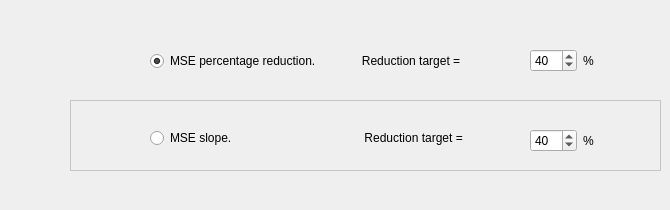
     <widget class="QWidget" name="pageElectricalConductanceMSE">
      <widget class="QWidget" name="layoutWidget">
       <property name="geometry">
        <rect>
         <x>530</x>
         <y>120</y>
         <width>72</width>
         <height>41</height>
        </rect>
       </property>
       <layout class="QHBoxLayout" name="horizontalLayout_2">
        <item>
         <widget class="QDoubleSpinBox" name="doubleMSE_slopereduction">
          <property name="decimals">
           <number>0</number>
          </property>
          <property name="singleStep">
           <double>1.000000000000000</double>
          </property>
          <property name="value">
           <double>40.000000000000000</double>
          </property>
         </widget>
        </item>
        <item>
         <widget class="QLabel" name="label_42">
          <property name="text">
           <string>%</string>
          </property>
         </widget>
        </item>
       </layout>
      </widget>
      <widget class="QWidget" name="layoutWidget">
       <property name="geometry">
        <rect>
         <x>150</x>
         <y>0</y>
         <width>378</width>
         <height>201</height>
        </rect>
       </property>
       <layout class="QVBoxLayout" name="verticalLayout">
        <item>
         <widget class="QRadioButton" name="radioButtonMSE_percentagereduction">
          <property name="text">
           <string>MSE percentage reduction.              Reduction target =</string>
          </property>
          <property name="checked">
           <bool>true</bool>
          </property>
         </widget>
        </item>
        <item>
         <widget class="QRadioButton" name="radioButtonMSE_slopereduction">
          <property name="enabled">
           <bool>true</bool>
          </property>
          <property name="sizePolicy">
           <sizepolicy hsizetype="Minimum" vsizetype="Fixed">
            <horstretch>0</horstretch>
            <verstretch>0</verstretch>
           </sizepolicy>
          </property>
          <property name="text">
           <string>MSE slope.                                        Reduction target =</string>
          </property>
         </widget>
        </item>
       </layout>
      </widget>
      <widget class="QWidget" name="layoutWidget">
       <property name="geometry">
        <rect>
         <x>530</x>
         <y>40</y>
         <width>72</width>
         <height>41</height>
        </rect>
       </property>
       <layout class="QHBoxLayout" name="horizontalLayout">
        <item>
         <widget class="QDoubleSpinBox" name="doubleMSE_percentagereduction">
          <property name="decimals">
           <number>0</number>
          </property>
          <property name="singleStep">
           <double>1.000000000000000</double>
          </property>
          <property name="value">
           <double>40.000000000000000</double>
          </property>
         </widget>
        </item>
        <item>
         <widget class="QLabel" name="label_41">
          <property name="text">
           <string>%</string>
          </property>
         </widget>
        </item>
       </layout>
      </widget>
      <widget class="QFrame" name="frame_tmp">
       <property name="enabled">
        <bool>false</bool>
       </property>
       <property name="geometry">
        <rect>
         <x>70</x>
         <y>100</y>
         <width>591</width>
         <height>71</height>
        </rect>
       </property>
       <property name="palette">
        <palette>
         <active>
          <colorrole role="Button">
           <brush brushstyle="SolidPattern">
            <color alpha="255">
             <red>255</red>
             <green>255</green>
             <blue>255</blue>
            </color>
           </brush>
          </colorrole>
          <colorrole role="Base">
           <brush brushstyle="SolidPattern">
            <color alpha="255">
             <red>255</red>
             <green>255</green>
             <blue>255</blue>
            </color>
           </brush>
          </colorrole>
          <colorrole role="Window">
           <brush brushstyle="SolidPattern">
            <color alpha="255">
             <red>255</red>
             <green>255</green>
             <blue>255</blue>
            </color>
           </brush>
          </colorrole>
         </active>
         <inactive>
          <colorrole role="Button">
           <brush brushstyle="SolidPattern">
            <color alpha="255">
             <red>255</red>
             <green>255</green>
             <blue>255</blue>
            </color>
           </brush>
          </colorrole>
          <colorrole role="Base">
           <brush brushstyle="SolidPattern">
            <color alpha="255">
             <red>255</red>
             <green>255</green>
             <blue>255</blue>
            </color>
           </brush>
          </colorrole>
          <colorrole role="Window">
           <brush brushstyle="SolidPattern">
            <color alpha="255">
             <red>255</red>
             <green>255</green>
             <blue>255</blue>
            </color>
           </brush>
          </colorrole>
         </inactive>
         <disabled>
          <colorrole role="Button">
           <brush brushstyle="SolidPattern">
            <color alpha="255">
             <red>255</red>
             <green>255</green>
             <blue>255</blue>
            </color>
           </brush>
          </colorrole>
          <colorrole role="Base">
           <brush brushstyle="SolidPattern">
            <color alpha="255">
             <red>255</red>
             <green>255</green>
             <blue>255</blue>
            </color>
           </brush>
          </colorrole>
          <colorrole role="Window">
           <brush brushstyle="SolidPattern">
            <color alpha="255">
             <red>255</red>
             <green>255</green>
             <blue>255</blue>
            </color>
           </brush>
          </colorrole>
         </disabled>
        </palette>
       </property>
       <property name="frameShape">
        <enum>QFrame::StyledPanel</enum>
       </property>
       <property name="frameShadow">
        <enum>QFrame::Raised</enum>
       </property>
      </widget>
     </widget>
